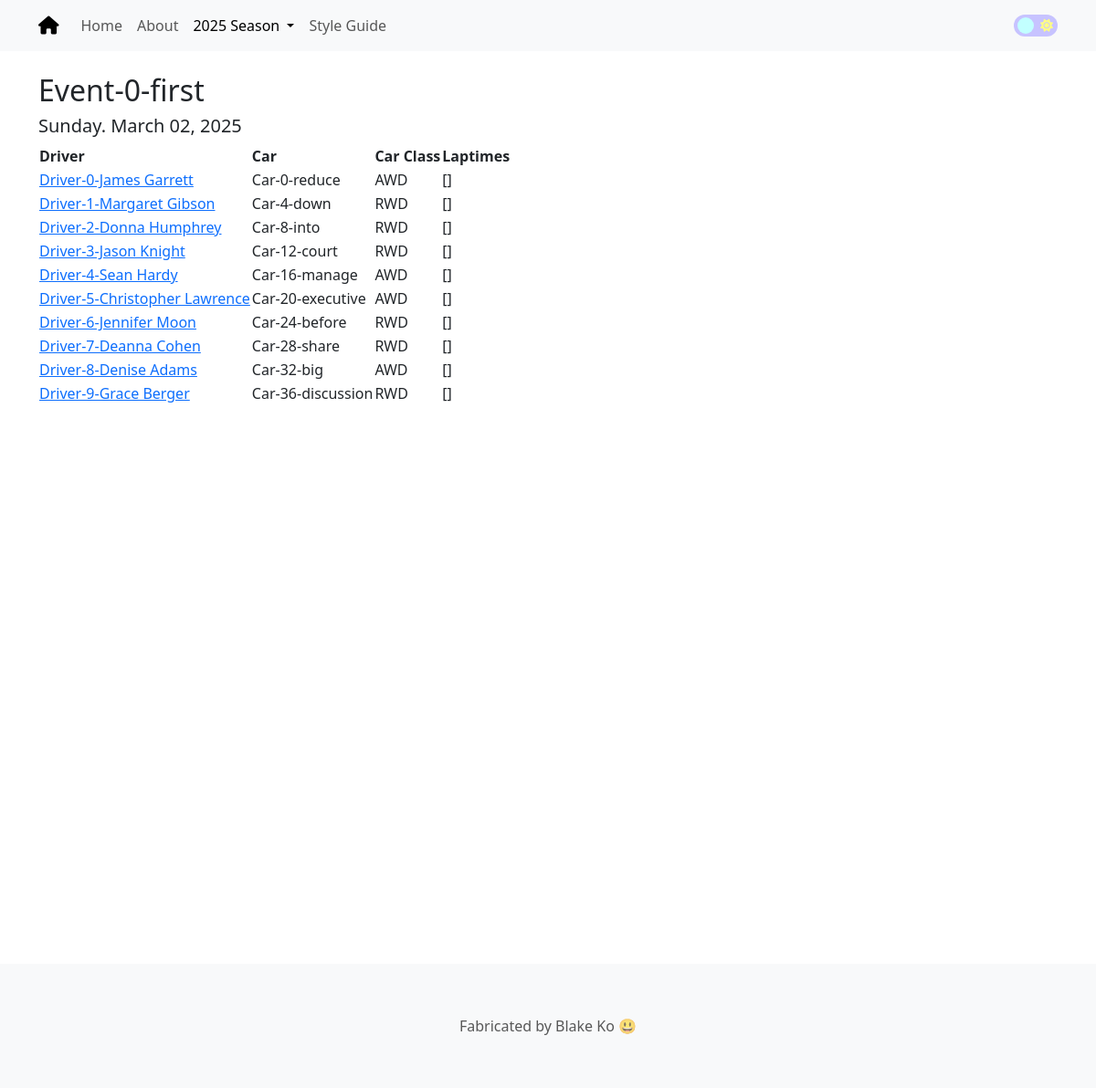
Screenshot of /event/2025/1 with the database file from the repository.
### app/models.py (models this page shows, shortened)
class Event(db.Model):
    id:             so.Mapped[int] = so.mapped_column(primary_key=True)
    event_name:     so.Mapped[str] = so.mapped_column(sa.String(64), index=True, unique=True)
    event_date:     so.Mapped[datetime.date] = so.mapped_column(sa.Date, index=True)
    event_type_id:  so.Mapped[int] = so.mapped_column(sa.ForeignKey('event_type.id'), index=True)
    season_id:      so.Mapped[int] = so.mapped_column(sa.ForeignKey('season.id'), index=True)
    event_type:     so.Mapped["EventType"] = so.relationship("EventType", back_populates="events")
    season:         so.Mapped["Season"] = so.relationship("Season", back_populates="events")
    driver_events:  so.Mapped[list["DriverEvent"]] = so.relationship("DriverEvent", back_populates="event")

class DriverEvent(db.Model):
    __table_args__ = (sa.UniqueConstraint('driver_id', 'event_id', 'car_id', name='unique_driver_event'),)
    id:         so.Mapped[int] = so.mapped_column(primary_key=True)
    driver_id:  so.Mapped[int] = so.mapped_column(sa.ForeignKey('driver.id'), index=True)
    event_id:   so.Mapped[int] = so.mapped_column(sa.ForeignKey('event.id'), index=True)
    car_id:     so.Mapped[int] = so.mapped_column(sa.ForeignKey('car.id'), index=True)
    driver:     so.Mapped["Driver"] = so.relationship("Driver", back_populates="driver_events")
    event:      so.Mapped["Event"] = so.relationship("Event", back_populates="driver_events")
    car:        so.Mapped["Car"] = so.relationship("Car", back_populates="driver_events")
    laptimes:           so.Mapped[list["Laptime"]] = so.relationship("Laptime", back_populates="driver_event")
    driver_event_stats: so.Mapped[list["DriverEventStats"]] = so.relationship("DriverEventStats", back_populates="driver_event")

class Driver(db.Model):
    id:             so.Mapped[int] = so.mapped_column(primary_key=True)
    driver_name:    so.Mapped[str] = so.mapped_column(sa.String(64), index=True, unique=True)
    driver_events:  so.Mapped[list["DriverEvent"]] = so.relationship("DriverEvent", back_populates="driver")
    def get_slug(self):
        return slugify(self.driver_name)

class Car(db.Model):
    __table_args__ = (sa.UniqueConstraint('car_name', 'car_class', name='unique_car'),)
    id:         so.Mapped[int] = so.mapped_column(primary_key=True)
    car_name:   so.Mapped[str] = so.mapped_column(sa.String(64), index=True)
    car_class:  so.Mapped[str] = so.mapped_column(sa.String(64), index=True)
    driver_events: so.Mapped[list["DriverEvent"]] = so.relationship("DriverEvent", back_populates="car")

### app/routes.py (the view)
@app.route('/event/<int:year>/<int:event_id>')
def event(year, event_id):
    event = db.first_or_404(sa.select(Event).where(Event.id == event_id, sa.extract('year', Event.event_date) == year))
    return render_template('event.html', event=event)

### app/context_globals.py (called while the page is built)
@app.context_processor
def inject_globals():
    drivers = db.session.scalars(sa.select(Driver)).all()
    events = db.session.scalars(sa.select(Event)).all()
    return {
        'drivers': drivers,
        'events': events
    }

### app/templates/event.html
{% extends "base.html" %}
{% block content %}
    <h2>{{ event.event_name }}</h2>
    <h5>{{ event.event_date.strftime('%A') }}. {{ event.event_date.strftime('%B') }} {{ event.event_date.strftime('%d')}}, {{ event.event_date.strftime('%Y') }}</h5>
    <table class="my-event-bootstrap-table">
        <thead>
            <tr>
                <th data-field="my-driver" data-sortable="true">Driver</th>
                <th data-field="my-car" data-sortable="true">Car</th>
                <th data-sortable="true">Car Class</th>
                <th data-sortable="true">Laptimes</th>
            </tr>
        </thead>
        <tbody>
            {% for driver_event in event.driver_events %}
            <tr>
                <td><a href="{{ url_for('driver', driver_id=driver_event.driver.id, slug=driver_event.driver.get_slug()) }}">{{ driver_event.driver.driver_name }}</a></td>
                <td>{{ driver_event.car.car_name }}</td>
                <td>{{ driver_event.car.car_class }}</td>
                <td>{{ driver_event.laptimes }}</td>
            </tr>
            {% endfor %}
        </tbody>
    </table>
{% endblock %}

### app/templates/base.html (shortened to what this page needs)
<!doctype html>
<html lang="en" id="base-html">
    <head>
        <link rel="stylesheet" href="https://cdn.jsdelivr.net/npm/bootstrap@5.3.2/dist/css/bootstrap.min.css">
        <link rel="stylesheet" href="https://cdnjs.cloudflare.com/ajax/libs/bootstrap-table/1.18.3/bootstrap-table.min.css">
        <link rel="stylesheet" href="https://cdnjs.cloudflare.com/ajax/libs/font-awesome/6.7.2/css/all.min.css">
        <link rel="stylesheet" href="{{ url_for('static', filename='css/theme-toggle.css') }}">
        <link rel="stylesheet" href="{{ url_for('static', filename='css/footer.css') }}">
    </head>
    <body>
    {% include 'header.html' %}
    <div class="container content-container">
        <div class="content">
        <br>
            {% block content %}{% endblock %}
        </div>
    </div>
    {% include 'footer.html' %}
    </body>
</html>

### app/templates/header.html (shortened to what this page needs)
<nav class="navbar sticky-top navbar-expand-lg bg-body-tertiary">
  <div class="container container-fluid">
    <a class="navbar-brand" href="{{ url_for('my_home') }}">
      <i class="fa-solid fa-house"></i>
    </a>
    <div class="collapse navbar-collapse" id="navbarNavAltMarkup">
      <div class="navbar-nav">
        <a class="nav-link {% if request.endpoint == 'my_home' %}active{% endif %}" aria-current="{% if request.endpoint == 'my_home' %}page{% endif %}" href="{{ url_for('my_home') }}">Home</a>
        <a class="nav-link {% if request.endpoint == 'my_about' %}active{% endif %}" aria-current="{% if request.endpoint == 'my_about' %}page{% endif %}" href="{{ url_for('my_about') }}">About</a>
        <li class="nav-item dropdown">
        <a class="nav-link dropdown-toggle {% if request.endpoint == 'event' %}active{% endif %}" href="#" role="button" data-bs-toggle="dropdown" aria-expanded="false">
        2025 Season
        </a>
        </li>
        <a class="nav-link {% if request.endpoint == 'my_style_guide' %}active{% endif %}" aria-current="{% if request.endpoint == 'my_style_guide' %}page{% endif %}" href="{{ url_for('my_style_guide') }}">Style Guide</a>
      </div>
        <ul class="navbar-nav ms-auto">
            <li class="nav-item d-flex justify-content-center align-items-center">
                <label for="daynight-checkbox" class="daynight-checkbox-label">
                    <i class="fas fa-sun"></i>
                    <span class="daynight-ball"></span>
                </label>
            </li>
        </ul>
    </div>
  </div>
</nav>

### app/templates/footer.html
<footer class="footer">
    <nav class="navbar bg-body-tertiary justify-content-center py-5">
        <span class="navbar-text">
            Fabricated by Blake Ko 😃
        </span>
    </nav>
</footer>

### app/static/css/theme-toggle.css (style rules this page uses)
.daynight-checkbox-label { background-color: #c7c3ff; width: 48px; height: 24px; border-radius: 50px; position: relative; padding: 5px; display: flex; cursor: pointer; justify-content: space-between; align-items: center; transition: background-color 0.2s linear; }
.fa-sun { color: rgb(255, 255, 132); font-size: 14px; position: relative; top: 50%; transform: translateY(-50%); }
.daynight-checkbox-label .daynight-ball { background-color: rgb(194, 255, 255); width: 18px; height: 18px; position: absolute; left: 4px; top: 3px; border-radius: 50%; transition: transform 0.2s linear; }

### app/static/css/footer.css (style rules this page uses)
html, body { height: 100%; margin: 0; }
.content-container { display: flex; flex-direction: column; min-height: 100vh; }
.content { flex: 1; }
.footer { margin-top: 200px; }

### rows the page displays
Event: event_name "Event-0-first", event_date "Sunday", event_date "March", event_date "02", event_date "2025"
DriverEvent: driver.driver_name "Driver-0-James Garrett", car.car_name "Car-0-reduce", car.car_class "AWD", laptimes "[]"
DriverEvent: driver.driver_name "Driver-1-Margaret Gibson", car.car_name "Car-4-down", car.car_class "RWD", laptimes "[]"
DriverEvent: driver.driver_name "Driver-2-Donna Humphrey", car.car_name "Car-8-into", car.car_class "RWD", laptimes "[]"
DriverEvent: driver.driver_name "Driver-3-Jason Knight", car.car_name "Car-12-court", car.car_class "RWD", laptimes "[]"
DriverEvent: driver.driver_name "Driver-4-Sean Hardy", car.car_name "Car-16-manage", car.car_class "AWD", laptimes "[]"
DriverEvent: driver.driver_name "Driver-5-Christopher Lawrence", car.car_name "Car-20-executive", car.car_class "AWD", laptimes "[]"
DriverEvent: driver.driver_name "Driver-6-Jennifer Moon", car.car_name "Car-24-before", car.car_class "RWD", laptimes "[]"
DriverEvent: driver.driver_name "Driver-7-Deanna Cohen", car.car_name "Car-28-share", car.car_class "RWD", laptimes "[]"
DriverEvent: driver.driver_name "Driver-8-Denise Adams", car.car_name "Car-32-big", car.car_class "AWD", laptimes "[]"
DriverEvent: driver.driver_name "Driver-9-Grace Berger", car.car_name "Car-36-discussion", car.car_class "RWD", laptimes "[]"
